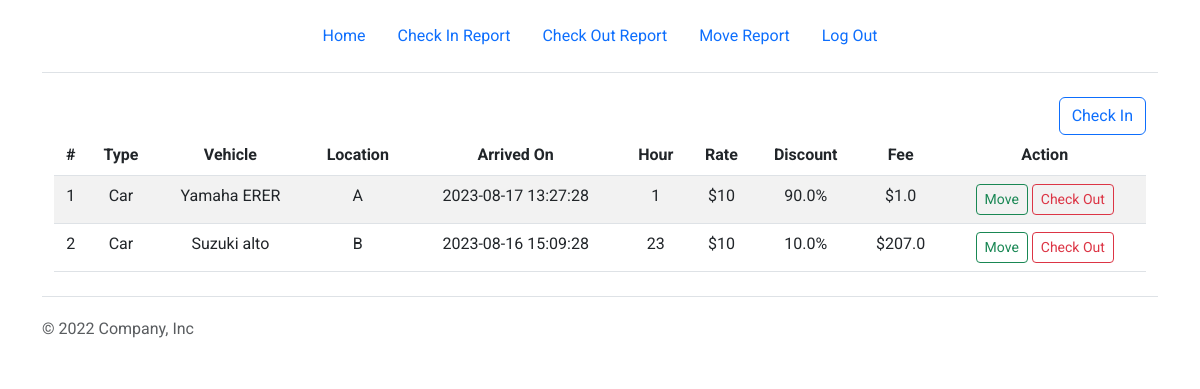
Screenshot of / (signed in) with the database file from the repository.
### app.py (models this page shows)
class CheckIn(db.Model):
    id = db.Column(db.Integer, primary_key=True, autoincrement=True)
    type = db.Column(db.Integer, db.ForeignKey('vehicle_type.id'), nullable=False)
    number = db.Column(db.String, nullable=False)
    creationTime = db.Column(db.DateTime, server_default=db.func.current_timestamp())
    discount = db.Column(db.Integer, db.ForeignKey('discount_card.id'), nullable=False)
    brand = db.Column(db.Integer, db.ForeignKey('brand.id'), nullable=False)

class VehicleType(db.Model):
    id = db.Column(db.Integer, primary_key=True, autoincrement=True)
    type = db.Column(db.String, nullable=False)
    rate = db.Column(db.Integer, nullable= False)

class Brand(db.Model):
    id = db.Column(db.Integer, primary_key=True, autoincrement=True)
    name = db.Column(db.String, nullable=False)
    sorting = db.Column(db.Integer, default=0)

class DiscountCard(db.Model):
    id = db.Column(db.Integer, primary_key=True, autoincrement=True)
    customer = db.Column(db.String, nullable=False)
    percentage = db.Column(db.REAL, nullable=False)

### app.py (the view)
@app.route('/', methods = ['GET'])
@login_required
def get():
    if request.method == "GET":
        checkout_alias = aliased(CheckOut)
        query = db.session.query(
        CheckIn.id,
        CheckIn.number,
        VehicleType.type,
        VehicleType.rate,
        Brand.name.label('brand'),
        Location.name,
        CheckIn.creationTime,
        DiscountCard.customer,
        DiscountCard.percentage
    ).join(
        VehicleType,
        VehicleType.id == CheckIn.type,
        isouter= True
    ).join(
        Brand,
        Brand.id == CheckIn.brand,
        isouter=True
    ).join(
        Move,
        Move.checkInId == CheckIn.id,
        isouter=True
    ).join(
        Location,
        Location.id == Move.toLocationId,
        isouter= True
    ).join(
        checkout_alias,
        checkout_alias.checkInId == CheckIn.id,
        isouter= True
    ).join(
        DiscountCard,
        DiscountCard.id == CheckIn.discount,
        isouter= True
    ).filter(checkout_alias.id.is_(None))
    query = query.filter(Move.isUsed == 1)
    query = query.order_by(CheckIn.creationTime.desc()).all()
    current_time = datetime.utcnow()
    summaryQuery = []
    for row in query:
        row_dict = {
            'id':row.id,
            'number': row.number,
            'type': row.type,
            'brand': row.brand,
            'location': row.name,
            'creationTime': row.creationTime,
            'customer': row.customer,
            'percentage': row.percentage,
            'rate': row.rate
        }
        hours_since_creation = (current_time - row.creationTime).total_seconds() / 3600
        row_dict['hour'] = 1 if 0 < hours_since_creation < 1 else int(hours_since_creation)
        totalFee = row.rate * row_dict['hour']
        row_dict['fee'] = round(totalFee * (1 - row.percentage/100),2)
        summaryQuery.append(row_dict)
    return render_template('index.html', summaryQuery = summaryQuery)

### helpers.py (called while the page is built)
def login_required(f):
    @wraps(f)
    def decorated_function(*args, **kwargs):
        if session.get("user_id") is None:
            return redirect("/login")
        return f(*args, **kwargs)
    return decorated_function

### templates/index.html (shortened to what this page needs)
{% extends "layout.html" %}
{% block main %}
<div class="row">
  <div class="col-12 d-flex justify-content-end">
    <button type="button" class="btn btn-outline-primary" id="btnCheckIn" data-api-route="/checkInDatas">
      Check In
    </button>
  </div>
</div>
<table class="table table-striped table-hover">
  <thead>
    <tr>
      <th scope="col">#</th>
      <th scope="col">Type</th>
      <th scope="col">Vehicle</th>
      <th scope="col">Location</th>
      <th scope="col">Arrived On</th>
      <th scope="col">Hour</th>
      <th scope="col">Rate</th>
      <th scope="col">Discount</th>
      <th scope="col">Fee</th>
      <th scope="col">Action</th>
    </tr>
  </thead>
  <tbody>
    {% for s in summaryQuery %}
    <tr>
      <td>{{loop.index}}</td>
      <td>{{s.type}}</td>
      <td>{{s.brand}} {{s.number}}</td>
      <td>{{s.location}}</td>
      <td>{{s.creationTime}}</td>
      <td>{{s.hour}}</td>
      <td>${{s.rate}}</td>
      <td>{{s.percentage | string}}%</td>
      <td>${{s.fee}}</td>
      <td>
        <button id="btnMove" data-api-route="/checkInDatas" type="button" class="btn btn-outline-success btn-sm btnMove" data-id="{{s.id}}"
          data-location={{s.location}}  data-vehicle="{{s.brand}}-{{s.number}}" >Move</button>
        <button id="btnCheckOut" type="button" class="btn btn-outline-danger btn-sm btnCheckOut" data-id="{{s.id}}"
          data-vehicle="{{s.brand}}-{{s.number}}"  data-location = "{{s.location}}" data-fee="{{s.fee}}">Check Out</button>
      </td>
    </tr>
    {% endfor %}
  </tbody>
</table>
{% endblock %}

### static/css/style.css (style rules this page uses)
body { font-family: 'Roboto', sans-serif; }

### rows the page displays
CheckIn: type "Car", brand "Yamaha", number "ERER", location "A", creationTime "2023-08-17 13:27:28", hour "1", rate "10", percentage "90.0", fee "1.0"
CheckIn: type "Car", brand "Suzuki", number "alto", location "B", creationTime "2023-08-16 15:09:28", hour "23", rate "10", percentage "10.0", fee "207.0"
